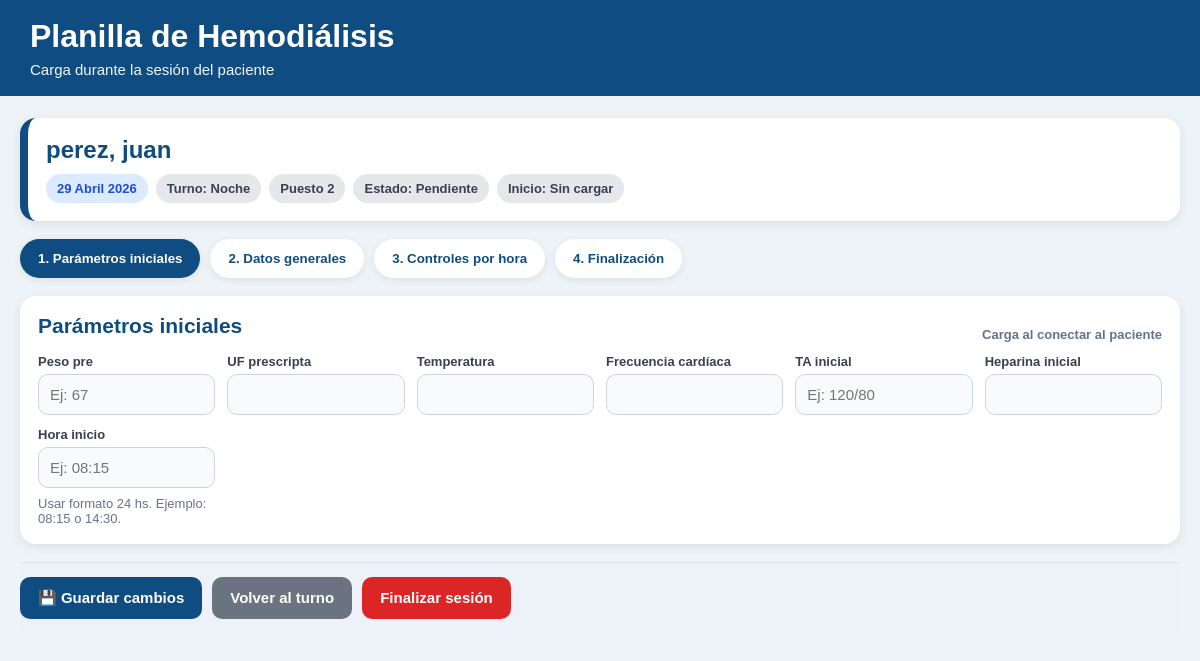
The app's page /signos/15/ (signed in), older data.
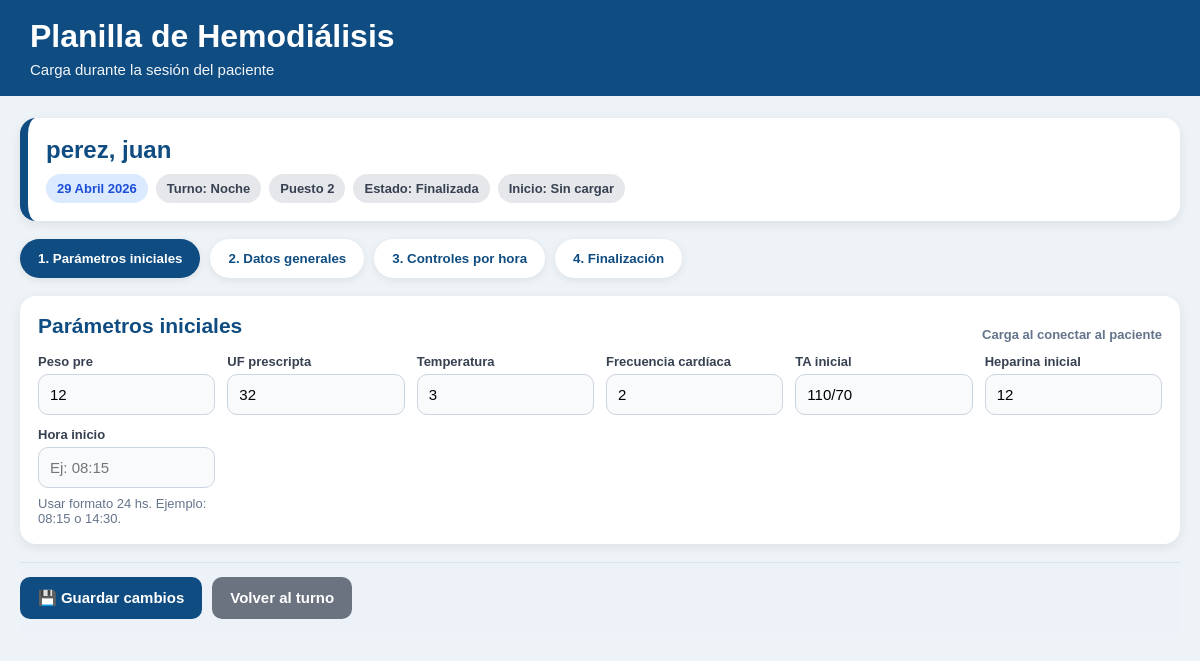
The same page, newer data.
### sesiones/models.py (models this page shows, shortened)
class SesionDialisis(models.Model):
    TURNO_CHOICES = [
        ("manana", "Mañana"),
        ("tarde", "Tarde"),
        ("noche", "Noche"),
    ]
    ESTADO_CHOICES = [
        ("pendiente", "Pendiente"),
        ("activa", "En sesión"),
        ("finalizada", "Finalizada"),
    ]
    paciente = models.ForeignKey(Paciente, on_delete=models.CASCADE)
    puesto = models.ForeignKey(Puesto, on_delete=models.SET_NULL, null=True, blank=True)
    fecha = models.DateField()
    turno = models.CharField(max_length=10, choices=TURNO_CHOICES)
    estado = models.CharField(max_length=20, choices=ESTADO_CHOICES, default="pendiente")
    peso_pre = models.DecimalField(max_digits=5, decimal_places=2, null=True, blank=True)
    peso_post = models.DecimalField(max_digits=5, decimal_places=2, null=True, blank=True)
    ta_inicial = models.CharField(max_length=20, blank=True)
    ta_final = models.CharField(max_length=20, blank=True)
    medicacion = models.TextField(blank=True)
    incidencias = models.TextField(blank=True)
    observaciones = models.TextField(blank=True)
    finalizada = models.BooleanField(default=False)
    creada_en = models.DateTimeField(auto_now_add=True)
    class Meta:
        ordering = ["-fecha", "turno"]

class Puesto(models.Model):
    numero = models.PositiveIntegerField(unique=True)
    activo = models.BooleanField(default=True)
    def __str__(self):
        return f"Puesto {self.numero}"

class PlanillaHemodialisis(models.Model):
    sesion = models.OneToOneField(SesionDialisis, on_delete=models.CASCADE)
    acceso_vascular = models.CharField(max_length=100, blank=True)
    dializador = models.CharField(max_length=100, blank=True)
    concentrado = models.CharField(max_length=100, blank=True)
    agujas = models.CharField(max_length=100, blank=True)
    talla = models.CharField(max_length=50, blank=True)
    peso_seco = models.DecimalField(max_digits=5, decimal_places=2, null=True, blank=True)
    td = models.CharField(max_length=50, blank=True)
    qb = models.CharField(max_length=50, blank=True)
    qd = models.CharField(max_length=50, blank=True)
    na = models.CharField(max_length=50, blank=True)
    peso_pre = models.DecimalField(max_digits=5, decimal_places=2, null=True, blank=True)
    peso_post = models.DecimalField(max_digits=5, decimal_places=2, null=True, blank=True)
    uf_prescripta = models.CharField(max_length=50, blank=True)
    temperatura_inicial = models.CharField(max_length=50, blank=True)
    frecuencia_cardiaca_inicial = models.CharField(max_length=50, blank=True)
    ta_inicial = models.CharField(max_length=50, blank=True)
    heparina_inicial = models.CharField(max_length=100, blank=True)
    hora_inicio = models.CharField(max_length=50, blank=True)
    temperatura_final = models.CharField(max_length=50, blank=True)
    ta_egreso = models.CharField(max_length=50, blank=True)
    frecuencia_cardiaca_final = models.CharField(max_length=50, blank=True)
    uf_final = models.CharField(max_length=50, blank=True)
    hora_fin = models.CharField(max_length=50, blank=True)
    atb = models.CharField(max_length=100, blank=True)
    observaciones = models.TextField(blank=True)

### pacientes/models.py (models this page shows)
class Paciente(models.Model):
    nombre = models.CharField(max_length=100)
    apellido = models.CharField(max_length=100)
    dni = models.CharField(max_length=20, unique=True)
    fecha_nacimiento = models.DateField(null=True, blank=True)
    telefono = models.CharField(max_length=30, blank=True)
    direccion = models.CharField(max_length=200, blank=True)
    obra_social = models.CharField(max_length=100, blank=True)
    diagnostico = models.TextField(blank=True)
    acceso_vascular = models.CharField(max_length=100, blank=True)
    medico_tratante = models.CharField(max_length=100, blank=True)
    activo = models.BooleanField(default=True)
    observaciones = models.TextField(blank=True)
    creado_en = models.DateTimeField(auto_now_add=True)
    class Meta:
        ordering = ["apellido", "nombre"]
    def __str__(self):
        return f"{self.apellido}, {self.nombre}"

### dashboard/views.py (the view, shortened to what this page needs)
# urls.py: path("signos/<int:sesion_id>/", views.editar_signos, name="editar_signos"),
@login_required
def editar_signos(request, sesion_id):
    sesion = get_object_or_404(SesionDialisis, id=sesion_id)
    planilla, _ = PlanillaHemodialisis.objects.get_or_create(sesion=sesion)
    controles = []
    for i in range(1, 5):
        control, _ = ControlHorarioHemodialisis.objects.get_or_create(
            planilla=planilla,
            hora=i
        )
        controles.append(control)
    return render(request, "dashboard/editar_signos.html", {
        "sesion": sesion,
        "planilla": planilla,
        "controles": controles,
    })

### dashboard/templates/dashboard/editar_signos.html (shortened to what this page needs)
<!DOCTYPE html>
<html lang="es">
<head>
</head>
<body>
<div class="header">
    <h1>Planilla de Hemodiálisis</h1>
    <div class="sub">Carga durante la sesión del paciente</div>
</div>
<div class="container">
<form method="post">
    <div class="paciente-box">
        <div class="paciente-nombre">{{ sesion.paciente }}</div>
        <div class="chips">
            <span class="chip chip-blue">{{ sesion.fecha }}</span>
            <span class="chip">Turno: {{ sesion.get_turno_display }}</span>
            <span class="chip">{{ sesion.puesto|default:"Sin puesto" }}</span>
            <span class="chip">Estado: {{ sesion.get_estado_display }}</span>
            <span class="chip">Inicio: {{ planilla.hora_inicio|default:"Sin cargar" }}</span>
        </div>
    </div>
    <div class="tabs">
        <button type="button" class="tab-btn active" data-tab="inicial" onclick="mostrarHoja('inicial')">
            1. Parámetros iniciales
        </button>
        <button type="button" class="tab-btn" data-tab="generales" onclick="mostrarHoja('generales')">
            2. Datos generales
        </button>
        <button type="button" class="tab-btn" data-tab="controles" onclick="mostrarHoja('controles')">
            3. Controles por hora
        </button>
        <button type="button" class="tab-btn" data-tab="finales" onclick="mostrarHoja('finales')">
            4. Finalización
        </button>
    </div>
    <div id="hoja-inicial" class="hoja-tab">
        <div class="card">
            <div class="section-title">
                <h2>Parámetros iniciales</h2>
                <span class="ayuda">Carga al conectar al paciente</span>
            </div>
            <div class="grid">
<div>
    <label>Peso pre</label>
    <input
        type="number"
        step="0.01"
        name="peso_pre"
        id="peso_pre"
        value="{% if planilla.peso_pre %}{{ planilla.peso_pre|stringformat:'g' }}{% elif sesion.peso_pre %}{{ sesion.peso_pre|stringformat:'g' }}{% endif %}"
        placeholder="Ej: 67"
    >
</div>
                <div>
                    <label>UF prescripta</label>
                    <input name="uf_prescripta" value="{{ planilla.uf_prescripta }}">
                </div>
                <div>
                    <label>Temperatura</label>
                    <input name="temperatura_inicial" value="{{ planilla.temperatura_inicial }}">
                </div>
                <div>
                    <label>Frecuencia cardíaca</label>
                    <input name="frecuencia_cardiaca_inicial" value="{{ planilla.frecuencia_cardiaca_inicial }}">
                </div>
                <div>
                    <label>TA inicial</label>
                    <input name="ta_inicial" value="{{ planilla.ta_inicial }}" placeholder="Ej: 120/80">
                </div>
                <div>
                    <label>Heparina inicial</label>
                    <input name="heparina_inicial" value="{{ planilla.heparina_inicial }}">
                </div>
                <div>
                    <label>Hora inicio</label>
                    <input id="horaInicioInput" name="hora_inicio" value="{{ planilla.hora_inicio }}" placeholder="Ej: 08:15">
                    <div class="mini-ayuda">Usar formato 24 hs. Ejemplo: 08:15 o 14:30.</div>
                </div>
            </div>
        </div>
    </div>
    <div class="acciones">
      <button type="submit" class="btn">💾 Guardar cambios</button>
        <a href="/turno/?turno={{ sesion.turno }}" class="btn btn-sec">Volver al turno</a>
        {% if not sesion.finalizada %}
            <a href="{% url 'finalizar_sesion' sesion.id %}" class="btn btn-danger">Finalizar sesión</a>
        {% endif %}
    </div>
</form>
</div>
</body>
</html>

### dashboard/templates/dashboard/editar_signos.html (style rules this page uses)
body { font-family: Arial, sans-serif; background: #eef3f8; margin: 0; color: #1f2937; }
.header { background: #0f4c81; color: white; padding: 18px 30px; }
.header h1 { margin: 0 0 6px 0; }
.header .sub { font-size: 15px; opacity: 0.95; }
.container { max-width: 1350px; margin: 22px auto; padding: 0 20px; }
.paciente-box { background: white; border-radius: 16px; padding: 18px; box-shadow: 0 3px 12px rgba(0,0,0,0.08); margin-bottom: 18px; border-left: 8px solid #0f4c81; }
.paciente-nombre { font-size: 24px; font-weight: bold; color: #0f4c81; margin-bottom: 10px; }
.chips { display: flex; gap: 8px; flex-wrap: wrap; }
.chip { background: #e5e7eb; color: #374151; padding: 7px 11px; border-radius: 999px; font-size: 13px; font-weight: bold; }
.chip-blue { background: #dbeafe; color: #1d4ed8; }
.tabs { display: flex; gap: 10px; margin-bottom: 18px; flex-wrap: wrap; }
.tab-btn { border: none; padding: 12px 18px; border-radius: 999px; background: white; color: #0f4c81; font-weight: bold; cursor: pointer; box-shadow: 0 2px 8px rgba(0,0,0,0.08); }
.tab-btn.active { background: #0f4c81; color: white; }
.card { background: white; border-radius: 16px; padding: 18px; box-shadow: 0 3px 12px rgba(0,0,0,0.08); margin-bottom: 18px; }
.card h2 { color: #0f4c81; margin: 0 0 16px 0; font-size: 21px; }
.grid { display: grid; grid-template-columns: repeat(auto-fit, minmax(170px, 1fr)); gap: 12px; }
label { font-weight: bold; font-size: 13px; display: block; margin-bottom: 5px; color: #374151; }
input, textarea { width: 100%; padding: 11px; border: 1px solid #cbd5e1; border-radius: 10px; box-sizing: border-box; font-size: 15px; background: #f8fafc; }
.acciones { position: sticky; bottom: 0; background: rgba(238,243,248,0.96); padding: 14px 0; display: flex; gap: 10px; flex-wrap: wrap; border-top: 1px solid #dbe4ee; }
.btn { text-decoration: none; border: none; background: #0f4c81; color: white; padding: 12px 18px; border-radius: 10px; font-weight: bold; cursor: pointer; font-size: 15px; }
.btn-sec { background: #6b7280; }
.section-title { display: flex; justify-content: space-between; gap: 10px; align-items: center; flex-wrap: wrap; }
.ayuda { font-size: 13px; color: #64748b; font-weight: bold; }
.mini-ayuda { color: #64748b; font-size: 13px; margin-top: 8px; }

Row changes from the older to the newer data that the page shows:
changed SesionDialisis "Noche": estado "Pendiente" → "Finalizada"; finalizada False → True (drawn)
changed PlanillaHemodialisis "Sin cargar": peso_pre (not shown) → "12"; uf_prescripta (not shown) → "32"; temperatura_inicial (not shown) → "3"; frecuencia_cardiaca_inicial (not shown) → "2"; ta_inicial (not shown) → "110/70"; heparina_inicial (not shown) → "12"
Text that changed along with them:
text no longer shown: "Finalizar sesión"
